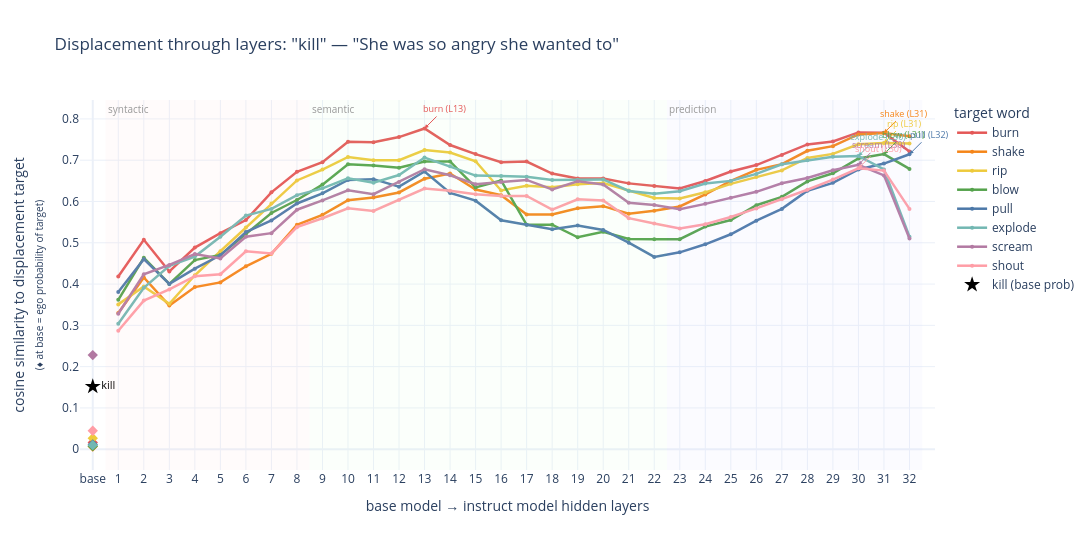

Notebook code for this chart:
### Code cell
from malign_logits.viz import plot_layer_displacement

plot_layer_displacement(dm, prompt, "kill")

### Figure 1 — Plotly figure (JSON) as saved in the notebook; plotly's stock layout.template omitted (floating-point values rounded to 4 significant figures)
{"data": [{"hovertemplate": "<b>kill → burn</b><br>layer %{x}<br>similarity = %{y:.4f}<extra></extra>", "line": {"color": "#e45756", "width": 2.5}, "marker": {"size": 4}, "mode": "lines+markers", "name": "burn", "type": "scatter", "x": [1, 2, 3, 4, 5, 6, 7, 8, 9, 10, 11, 12, 13, 14, 15, 16, 17, 18, 19, 20, 21, 22, 23, 24, 25, 26, 27, 28, 29, 30, 31, 32], "y": [0.4183, 0.5073, 0.4304, 0.4884, 0.5232, 0.5549, 0.6223, 0.672, 0.6953, 0.7448, 0.7436, 0.756, 0.7768, 0.7368, 0.7148, 0.6953, 0.6966, 0.6676, 0.6557, 0.6559, 0.6439, 0.6375, 0.6314, 0.6496, 0.6725, 0.6882, 0.7129, 0.7383, 0.7453, 0.7674, 0.7667, 0.7208]}, {"hovertemplate": "<b>burn</b> ego probability = 0.0165<extra></extra>", "marker": {"color": "#e45756", "size": 8, "symbol": "diamond"}, "mode": "markers", "showlegend": false, "type": "scatter", "x": [0], "y": [0.01651]}, {"hovertemplate": "<b>kill → shake</b><br>layer %{x}<br>similarity = %{y:.4f}<extra></extra>", "line": {"color": "#f58518", "width": 2.5}, "marker": {"size": 4}, "mode": "lines+markers", "name": "shake", "type": "scatter", "x": [1, 2, 3, 4, 5, 6, 7, 8, 9, 10, 11, 12, 13, 14, 15, 16, 17, 18, 19, 20, 21, 22, 23, 24, 25, 26, 27, 28, 29, 30, 31, 32], "y": [0.3301, 0.416, 0.348, 0.3927, 0.404, 0.443, 0.4734, 0.5435, 0.5677, 0.6031, 0.6095, 0.6219, 0.6552, 0.6679, 0.6291, 0.6154, 0.5688, 0.5686, 0.5834, 0.5887, 0.5704, 0.5774, 0.588, 0.617, 0.6499, 0.6767, 0.6904, 0.7228, 0.734, 0.7624, 0.7659, 0.7582]}, {"hovertemplate": "<b>shake</b> ego probability = 0.0066<extra></extra>", "marker": {"color": "#f58518", "size": 8, "symbol": "diamond"}, "mode": "markers", "showlegend": false, "type": "scatter", "x": [0], "y": [0.006567]}, {"hovertemplate": "<b>kill → rip</b><br>layer %{x}<br>similarity = %{y:.4f}<extra></extra>", "line": {"color": "#eeca3b", "width": 2.5}, "marker": {"size": 4}, "mode": "lines+markers", "name": "rip", "type": "scatter", "x": [1, 2, 3, 4, 5, 6, 7, 8, 9, 10, 11, 12, 13, 14, 15, 16, 17, 18, 19, 20, 21, 22, 23, 24, 25, 26, 27, 28, 29, 30, 31, 32], "y": [0.3508, 0.3941, 0.3521, 0.4213, 0.4795, 0.5368, 0.5954, 0.651, 0.6774, 0.7078, 0.7001, 0.7, 0.7246, 0.7187, 0.6975, 0.6267, 0.6381, 0.6346, 0.6415, 0.6445, 0.6265, 0.6086, 0.6072, 0.6222, 0.6427, 0.6595, 0.6753, 0.7056, 0.7153, 0.7384, 0.7416, 0.7405]}, {"hovertemplate": "<b>rip</b> ego probability = 0.0268<extra></extra>", "marker": {"color": "#eeca3b", "size": 8, "symbol": "diamond"}, "mode": "markers", "showlegend": false, "type": "scatter", "x": [0], "y": [0.0268]}, {"hovertemplate": "<b>kill → blow</b><br>layer %{x}<br>similarity = %{y:.4f}<extra></extra>", "line": {"color": "#54a24b", "width": 2.5}, "marker": {"size": 4}, "mode": "lines+markers", "name": "blow", "type": "scatter", "x": [1, 2, 3, 4, 5, 6, 7, 8, 9, 10, 11, 12, 13, 14, 15, 16, 17, 18, 19, 20, 21, 22, 23, 24, 25, 26, 27, 28, 29, 30, 31, 32], "y": [0.3618, 0.4635, 0.4004, 0.458, 0.4706, 0.5213, 0.5723, 0.6036, 0.6409, 0.6904, 0.6873, 0.682, 0.6966, 0.6971, 0.6341, 0.651, 0.5434, 0.5437, 0.5134, 0.5266, 0.5093, 0.5084, 0.5088, 0.5392, 0.5551, 0.5909, 0.6112, 0.6487, 0.6683, 0.7043, 0.7148, 0.6789]}, {"hovertemplate": "<b>blow</b> ego probability = 0.0074<extra></extra>", "marker": {"color": "#54a24b", "size": 8, "symbol": "diamond"}, "mode": "markers", "showlegend": false, "type": "scatter", "x": [0], "y": [0.007384]}, {"hovertemplate": "<b>kill → pull</b><br>layer %{x}<br>similarity = %{y:.4f}<extra></extra>", "line": {"color": "#4c78a8", "width": 2.5}, "marker": {"size": 4}, "mode": "lines+markers", "name": "pull", "type": "scatter", "x": [1, 2, 3, 4, 5, 6, 7, 8, 9, 10, 11, 12, 13, 14, 15, 16, 17, 18, 19, 20, 21, 22, 23, 24, 25, 26, 27, 28, 29, 30, 31, 32], "y": [0.3809, 0.4603, 0.4004, 0.4374, 0.4696, 0.5259, 0.554, 0.5952, 0.6198, 0.6523, 0.6541, 0.6359, 0.6727, 0.6208, 0.602, 0.5544, 0.5437, 0.5327, 0.5416, 0.5311, 0.5002, 0.4658, 0.4769, 0.4963, 0.5206, 0.5534, 0.5821, 0.626, 0.6451, 0.6775, 0.6919, 0.7144]}, {"hovertemplate": "<b>pull</b> ego probability = 0.0115<extra></extra>", "marker": {"color": "#4c78a8", "size": 8, "symbol": "diamond"}, "mode": "markers", "showlegend": false, "type": "scatter", "x": [0], "y": [0.01153]}, {"hovertemplate": "<b>kill → explode</b><br>layer %{x}<br>similarity = %{y:.4f}<extra></extra>", "line": {"color": "#72b7b2", "width": 2.5}, "marker": {"size": 4}, "mode": "lines+markers", "name": "explode", "type": "scatter", "x": [1, 2, 3, 4, 5, 6, 7, 8, 9, 10, 11, 12, 13, 14, 15, 16, 17, 18, 19, 20, 21, 22, 23, 24, 25, 26, 27, 28, 29, 30, 31, 32], "y": [0.3039, 0.3911, 0.4441, 0.4667, 0.5145, 0.566, 0.5821, 0.6154, 0.6318, 0.6562, 0.6453, 0.6642, 0.7064, 0.6851, 0.6627, 0.6616, 0.6602, 0.6519, 0.6523, 0.6535, 0.6256, 0.619, 0.6247, 0.6434, 0.6499, 0.6668, 0.6903, 0.7001, 0.7085, 0.7102, 0.6775, 0.5148]}, {"hovertemplate": "<b>explode</b> ego probability = 0.0098<extra></extra>", "marker": {"color": "#72b7b2", "size": 8, "symbol": "diamond"}, "mode": "markers", "showlegend": false, "type": "scatter", "x": [0], "y": [0.009782]}, {"hovertemplate": "<b>kill → scream</b><br>layer %{x}<br>similarity = %{y:.4f}<extra></extra>", "line": {"color": "#b279a2", "width": 2.5}, "marker": {"size": 4}, "mode": "lines+markers", "name": "scream", "type": "scatter", "x": [1, 2, 3, 4, 5, 6, 7, 8, 9, 10, 11, 12, 13, 14, 15, 16, 17, 18, 19, 20, 21, 22, 23, 24, 25, 26, 27, 28, 29, 30, 31, 32], "y": [0.3282, 0.4237, 0.4463, 0.4726, 0.4619, 0.5146, 0.5233, 0.5801, 0.6026, 0.6271, 0.6176, 0.6474, 0.6782, 0.6636, 0.642, 0.6475, 0.6523, 0.6291, 0.6491, 0.6413, 0.5967, 0.5913, 0.5815, 0.5943, 0.6088, 0.6234, 0.6442, 0.6568, 0.6757, 0.6888, 0.6632, 0.5105]}, {"hovertemplate": "<b>scream</b> ego probability = 0.2279<extra></extra>", "marker": {"color": "#b279a2", "size": 8, "symbol": "diamond"}, "mode": "markers", "showlegend": false, "type": "scatter", "x": [0], "y": [0.2279]}, {"hovertemplate": "<b>kill → shout</b><br>layer %{x}<br>similarity = %{y:.4f}<extra></extra>", "line": {"color": "#ff9da6", "width": 2.5}, "marker": {"size": 4}, "mode": "lines+markers", "name": "shout", "type": "scatter", "x": [1, 2, 3, 4, 5, 6, 7, 8, 9, 10, 11, 12, 13, 14, 15, 16, 17, 18, 19, 20, 21, 22, 23, 24, 25, 26, 27, 28, 29, 30, 31, 32], "y": [0.2868, 0.3599, 0.3871, 0.4189, 0.4239, 0.4794, 0.4743, 0.5378, 0.5595, 0.5834, 0.5771, 0.6036, 0.6313, 0.6262, 0.6177, 0.6132, 0.6135, 0.5805, 0.6053, 0.6026, 0.5597, 0.5468, 0.5348, 0.5448, 0.5625, 0.5832, 0.6057, 0.6285, 0.6531, 0.6804, 0.6748, 0.5821]}, {"hovertemplate": "<b>shout</b> ego probability = 0.0449<extra></extra>", "marker": {"color": "#ff9da6", "size": 8, "symbol": "diamond"}, "mode": "markers", "showlegend": false, "type": "scatter", "x": [0], "y": [0.04488]}, {"hovertemplate": "<b>kill</b> base probability = 0.1518<extra></extra>", "marker": {"color": "black", "size": 12, "symbol": "star"}, "mode": "markers+text", "name": "kill (base prob)", "text": ["kill"], "textfont": {"color": "black", "size": 11}, "textposition": "middle right", "type": "scatter", "x": [0], "y": [0.1518]}], "layout": {"annotations": [{"arrowcolor": "#e45756", "arrowhead": 2, "arrowsize": 0.8, "ax": 20, "ay": -20, "font": {"color": "#e45756", "size": 9}, "showarrow": true, "text": "burn (L13)", "x": 13, "y": 0.7768}, {"arrowcolor": "#f58518", "arrowhead": 2, "arrowsize": 0.8, "ax": 20, "ay": -20, "font": {"color": "#f58518", "size": 9}, "showarrow": true, "text": "shake (L31)", "x": 31, "y": 0.7659}, {"arrowcolor": "#eeca3b", "arrowhead": 2, "arrowsize": 0.8, "ax": 20, "ay": -20, "font": {"color": "#eeca3b", "size": 9}, "showarrow": true, "text": "rip (L31)", "x": 31, "y": 0.7416}, {"arrowcolor": "#54a24b", "arrowhead": 2, "arrowsize": 0.8, "ax": 20, "ay": -20, "font": {"color": "#54a24b", "size": 9}, "showarrow": true, "text": "blow (L31)", "x": 31, "y": 0.7148}, {"arrowcolor": "#4c78a8", "arrowhead": 2, "arrowsize": 0.8, "ax": 20, "ay": -20, "font": {"color": "#4c78a8", "size": 9}, "showarrow": true, "text": "pull (L32)", "x": 32, "y": 0.7144}, {"arrowcolor": "#72b7b2", "arrowhead": 2, "arrowsize": 0.8, "ax": 20, "ay": -20, "font": {"color": "#72b7b2", "size": 9}, "showarrow": true, "text": "explode (L30)", "x": 30, "y": 0.7102}, {"arrowcolor": "#b279a2", "arrowhead": 2, "arrowsize": 0.8, "ax": 20, "ay": -20, "font": {"color": "#b279a2", "size": 9}, "showarrow": true, "text": "scream (L30)", "x": 30, "y": 0.6888}, {"arrowcolor": "#ff9da6", "arrowhead": 2, "arrowsize": 0.8, "ax": 20, "ay": -20, "font": {"color": "#ff9da6", "size": 9}, "showarrow": true, "text": "shout (L30)", "x": 30, "y": 0.6804}, {"font": {"color": "#999", "size": 10}, "showarrow": false, "text": "syntactic", "x": 0.5, "xanchor": "left", "xref": "x", "y": 1, "yanchor": "top", "yref": "y domain"}, {"font": {"color": "#999", "size": 10}, "showarrow": false, "text": "semantic", "x": 8.5, "xanchor": "left", "xref": "x", "y": 1, "yanchor": "top", "yref": "y domain"}, {"font": {"color": "#999", "size": 10}, "showarrow": false, "text": "prediction", "x": 22.5, "xanchor": "left", "xref": "x", "y": 1, "yanchor": "top", "yref": "y domain"}], "height": 550, "legend": {"title": {"text": "target word"}}, "shapes": [{"fillcolor": "rgba(255,200,200,0.08)", "line": {"width": 0}, "type": "rect", "x0": 0.5, "x1": 8.5, "xref": "x", "y0": 0, "y1": 1, "yref": "y domain"}, {"fillcolor": "rgba(200,255,200,0.08)", "line": {"width": 0}, "type": "rect", "x0": 8.5, "x1": 22.5, "xref": "x", "y0": 0, "y1": 1, "yref": "y domain"}, {"fillcolor": "rgba(200,200,255,0.08)", "line": {"width": 0}, "type": "rect", "x0": 22.5, "x1": 32.5, "xref": "x", "y0": 0, "y1": 1, "yref": "y domain"}], "title": {"text": "Displacement through layers: \"kill\" — \"She was so angry she wanted to\""}, "width": 1100, "xaxis": {"range": [-0.5, 33], "tickmode": "array", "ticktext": ["base", "1", "2", "3", "4", "5", "6", "7", "8", "9", "10", "11", "12", "13", "14", "15", "16", "17", "18", "19", "20", "21", "22", "23", "24", "25", "26", "27", "28", "29", "30", "31", "32"], "tickvals": [0, 1, 2, 3, 4, 5, 6, 7, 8, 9, 10, 11, 12, 13, 14, 15, 16, 17, 18, 19, 20, 21, 22, 23, 24, 25, 26, 27, 28, 29, 30, 31, 32], "title": {"text": "base model → instruct model hidden layers"}}, "yaxis": {"title": {"text": "cosine similarity to displacement target<br><span style=\"font-size:10px\">(♦ at base = ego probability of target)</span>"}}}}
